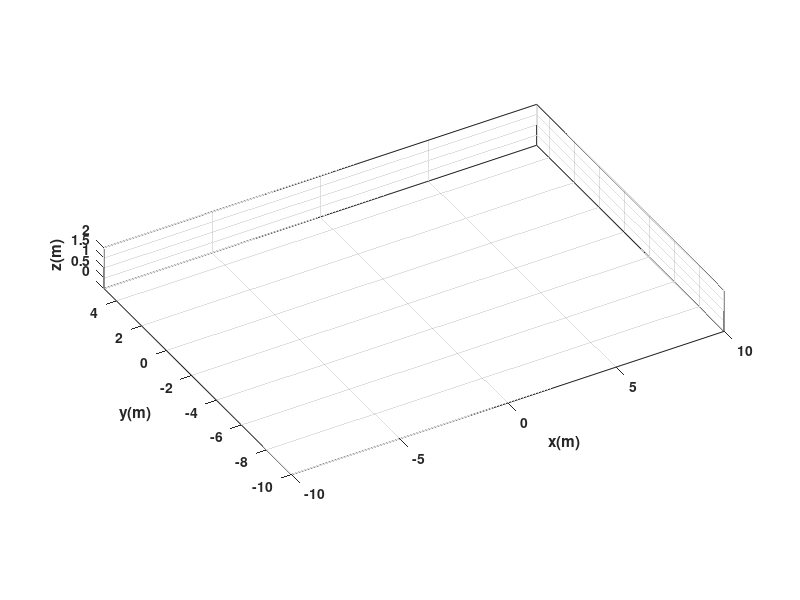

This figure's MATLAB source: (Note: this script raises an error after producing the figure.)
clc  % Clear Command Window
clear %Remove items from workspace, freeing up system memory
close all % Remove all figure

ts = 0.1; % sample time
t  = 0:ts:80; % time array 
N  = length(t) ; % samples

%%%%%%%%%%%%%%%%%%%%%%%%%% Initial conditions %%%%%%%%%%%%%%%%%%%%%%%%%%%%%
 
% Initial conditions of unicycle mobile manipulator
     
x1(1) = 1;  % initial position (x axis) in meters (m)
y1(1) = -2; % initial position (y axis) in meters (m)
phi(1)=0;  % initial orientation of mobile platform in radians (rad)     
q1(1)=0;    % initial angular position q1 in radians
q2(1)=pi/4; % initial angular position q2 in radians
q3(1)=0;    % initial angular position q3 in radians

a=0.2;     % distance to interest point (manipulator base) in meters (m)
b=0.25;     % platform height 
c=0.25;     % height of arm base
l1=0.5;     % joint length 1
l2=0.55;    % joint length 2

% Geometric Model of Mobile Manipulator

xp(1)=x1(1)+a*cos(phi(1)); % initial platform position (manipulator base in x axis) in meters (m)
yp(1)=y1(1)+a*sin(phi(1)); % initial platform position (manipulator base in y axis) in meters (m)

hx(1)=xp(1)+l1*cos(q2(1))*cos(phi(1)+q1(1))+l2*cos(q2(1)+q3(1))*cos(phi(1)+q1(1));   % initial interest position (gripper point in x axis) in meters (m)
hy(1)=yp(1)+l1*cos(q2(1))*sin(phi(1)+q1(1))+l2*cos(q2(1)+q3(1))*sin(phi(1)+q1(1));   % initial interest position (gripper point in y axis) in meters (m)
hz(1)=b+c+l1*sin(q2(1))+l2*sin(q2(1)+q3(1)); % initial interest position (gripper point in z axis) in meters (m)


%%%%%%%%%%%%%%%%%%%%%%%%%%%%%% Desired Trajectory %%%%%%%%%%%%%%%%%%%%%%%%

%  Sine Trajectory  
hxd = 0.6+0.1*t;     %  Desired Trajectory  (x axis) in meters
hyd = 2*sin(0.1*t);  %  Desired Trajectory  (y axis) in meters
hzd = 1*ones(1,length(t));   %  Desired Trajectory  (z axis) in meters

hxdp = 0.1*ones(1,length(t));   %  Desired velocity  (x axis) in meters/seconds
hydp = 2*0.1*cos(0.1*t);        %  Desired velocity  (y axis) in meters/seconds
hzdp = 0*ones(1,length(t));   %  Desired velocity  (z axis) in meters/seconds

%  Circle Trajectory  
% hxd = 2*cos(0.1*t);    %  Desired Trajectory  (x axis) in meters
% hyd = 2*sin(0.1*t);    %  Desired Trajectory  (y axis) in meters
% 
% hxdp = -2*0.1*sin(0.1*t);       %  Desired velocity  (x axis) in meters/seconds
% hydp = 2*0.1*cos(0.1*t);        %  Desired velocity  (y axis) in meters/seconds

%%%%%%%%%%%%%%%%%%%%%%%%%%%% Variables %%%%%%%%%%%%%%%%%%%%%%%%%%%%%%%%%%%%

hxe = zeros(1,N);    % error control (x axis) in meters (m)
hye = zeros(1,N);    % error control (y axis) in meters (m)
hze = zeros(1,N);    % error control (y axis) in meters (m)

u = zeros(1,N); % linear velocity of robot 1  (x axis)
w  = zeros(1,N); % angular velocity of robot 1
q1p = zeros(1,N); % first angular velocity
q2p = zeros(1,N); % second joint velocity
q3p = zeros(1,N); % third joint velocity


for k=1:N  
    
%%%%%%%%%%%%%%%%%%% Controller of Mobile Manipulator %%%%%%%%%%%%%%%%%%%%%%%%% 

        hxe(k) = hxd(k) - hx(k);    % error positon (x axis) in meters        
        hye(k) = hyd(k) - hy(k);    % error positon (y axis) in meters    
        hze(k) = hzd(k) - hz(k);       % error positon (z axis) in meters
        
        he = [hxe(k) hye(k) hze(k)]';  % error array of mobile manipulator 
        
        % Jacobian Matrix of mobile manipulator 
     
        J11 = cos(phi(k));
        J12 = -a*sin(phi(k))-l1*cos(q2(k))*sin(phi(k)+q1(k))-l2*cos(q2(k)+q3(k))*sin(phi(k)+q1(k));
        J13 = -l1*cos(q2(k))*sin(phi(k)+q1(k))-l2*cos(q2(k)+q3(k))*sin(phi(k)+q1(k));
        J14 = -l1*sin(q2(k))*cos(phi(k)+q1(k))-l2*sin(q2(k)+q3(k))*cos(phi(k)+q1(k));
        J15 = -l2*sin(q2(k)+q3(k))*cos(phi(k)+q1(k));
                
        
        J21 = sin(phi(k));
        J22 = a*cos(phi(k))+l1*cos(q2(k))*cos(phi(k)+q1(k))+l2*cos(q2(k)+q3(k))*cos(phi(k)+q1(k));
        J23 = l1*cos(q2(k))*cos(phi(k)+q1(k))+l2*cos(q2(k)+q3(k))*cos(phi(k)+q1(k));
        J24 = -l1*sin(q2(k))*sin(phi(k)+q1(k))-l2*sin(q2(k)+q3(k))*sin(phi(k)+q1(k));
        J25 = -l2*sin(q2(k)+q3(k))*sin(phi(k)+q1(k));
        
        J31 = 0;
        J32 = 0;
        J33 = 0;
        J34 = l1*cos(q2(k))+l2*cos(q2(k)+q3(k));
        J35 = l2*cos(q2(k)+q3(k));
        
        

        J =[J11 J12 J13 J14 J15;...
            J21 J22 J23 J24 J25;...
            J31 J32 J33 J34 J35];
       
        % Control parameters (Diagonal Matrix)
        K= 3*[1 0 0;...
             0 1 0;...
             0 0 1];
         
        hdp=[hxdp(k) hydp(k) hzdp(k)]';
        
        qp = pinv(J)*(hdp+K*tanh(he));  % Trajectory Control based on Lyapunov
        
        % Separate control actions
        u(k)   = qp(1);
        w(k)   = qp(2);
        q1p(k)  = qp(3);
        q2p(k)  = qp(4);
        q3p(k)  = qp(5);
        
        % Apply control actions to Model Robot or Real Robot

        phi(k+1)=phi(k)+w(k)*ts;

        x1p(k)=u(k)*cos(phi(k+1)); % real velocity in meters/seconds
        y1p(k)=u(k)*sin(phi(k+1)); % real velocity in meters/seconds
        

        % numerical integral (Euler Method)
        x1(k+1)=x1(k)+ts*x1p(k);  % real position (x axis) in meters (m)
        y1(k+1)=y1(k)+ts*y1p(k);  % real position (y axis) in meters (m)
        
        q1(k+1)=q1(k)+ts*q1p(k);  % angular position q1 in radians (rad)
        q2(k+1)=q2(k)+ts*q2p(k);  % angular position q2 in radians (rad)
        q3(k+1)=q3(k)+ts*q3p(k);  % angular position q3 in radians (rad)
        
       % Geometric Model of Mobile platform
        xp(k+1)=x1(k+1)+a*cos(phi(k+1));
        yp(k+1)=y1(k+1)+a*sin(phi(k+1));

        %Geometric Model of Arm
        hx(k+1)=xp(k+1)+l1*cos(q2(k+1))*cos(phi(k+1)+q1(k+1))+l2*cos(q2(k+1)+q3(k+1))*cos(phi(k+1)+q1(k+1));   % initial interest position (x axis) in meters (m)
        hy(k+1)=yp(k+1)+l1*cos(q2(k+1))*sin(phi(k+1)+q1(k+1))+l2*cos(q2(k+1)+q3(k+1))*sin(phi(k+1)+q1(k+1));   % initial interest position (y axis) in meters (m)
        hz(k+1)=b+c+l1*sin(q2(k+1))+l2*sin(q2(k+1)+q3(k+1)); % initial interest position (z axis) in meters (m)m)

end
%%
%%%%%%%%%%%%%%%%%%%%% Stroboscopic movement of the ROBOT %%%%%%%%%%%%%%%%%%%
scene=figure;  % new figure
set(scene,'Color','white');
set(gca,'FontWeight','bold') ;
sizeScreen=get(0,'ScreenSize');
set(scene,'position',sizeScreen); % position and size figure in the screen
axis equal; % Set axis aspect ratios
axis([-10 10 -10 5 0 2]); % Set axis limits 
view([-30 35]); % orientation figure
grid on; % Display axes grid lines
box on;
xlabel('x(m)'); ylabel('y(m)'); zlabel('z(m)'); % Label axis
camlight left % scene light

MobileRobot; % Parameters of platform robot 
M1=MobilePlot(x1(1),y1(1),phi(1));hold on % Plot robot in initial position x1,y1 and phi orientation
M2=plot3(hx(1),hy(1),hz(1),'r','LineWidth',2); % Initial point.
M3=plot3(hxd,hyd,hzd,'g','LineWidth',2); % Initial trajectory.
Arm_Parameters(1); % Parameters of arm robot
M4=Arm_Plot3D(xp(1),yp(1),b,0,0,phi(1)+q1(1),q2(1),q3(1),0);% Plot robot in initial position hx,hy and phi orientation

step=15; % step for simulation

for i=1:step:length(t) % Loop emulation
     delete (M1) % delete trajectory
     delete (M2) % delete platform robot
     delete (M4) % delete arm robot
     
     M1=MobilePlot(x1(i),y1(i),phi(i)); % Plot platform robot again
     M2=plot3(hx(1:i),hy(1:i),hz(1:i),'r','LineWidth',2); % plot trajectory.
     M4=Arm_Plot3D(xp(i),yp(i),b,0,0,phi(i)+q1(i),q2(i),q3(i),0);% Plot arm robot again
     pause(ts) % sample time
end

%%
%%%%%%%%%%%%%%%%%%%%%%%%%%%%% Plot control errors %%%%%%%%%%%%%%%%%%%%%%%%

errorFig=figure; % new figure
set(errorFig,'position',sizeScreen);

subplot(311)
plot(t,hxe,'r','LineWidth',2), grid on, xlabel('Time (s)'); ylabel('Error hx (m)');
subplot(312)
plot(t,hye,'b','LineWidth',2), grid on, xlabel('Time (s)'); ylabel('Error hy (m)');
subplot(313)
plot(t,hze,'g','LineWidth',2), grid on, xlabel('Time (s)'); ylabel('Error hz (m)');

%%

%%%%%%%%%%%%%%%%%%%%%%%%%%%%% Plot control actions arm velocity %%%%%%%%%%%%%%%%%%%%%%%%

armFig=figure; % new figure
set(armFig,'position',sizeScreen);
subplot(311)
plot(t,q1p,'r','LineWidth',2), grid on, xlabel('Time (s)'); ylabel('angular velocity q1 (rad/s)');
title("Arm velocity")
subplot(312)
plot(t,q2p,'b','LineWidth',2), grid on, xlabel('Time (s)'); ylabel('angular velocity q2 (rad/s)');
subplot(313)
plot(t,q3p,'g','LineWidth',2), grid on, xlabel('Time (s)'); ylabel('angular velocity q3 (rad/s)');


%%%%%%%%%%%%%%%%%%%%%%%%%%%%% Plot control actions unicycle mobile velocity %%%%%%%%%%%%%%%%%%%%%%%%

uniFig=figure; % new figure
set(uniFig,'position',sizeScreen);
subplot(211)
plot(t,u,'r','LineWidth',2), grid on, xlabel('Time (s)'); ylabel('linear velocity (m/s)');
title("Unicycle mobile velocity")
subplot(212)
plot(t,w,'b','LineWidth',2), grid on, xlabel('Time (s)'); ylabel('angular velocity (rad/s)');
